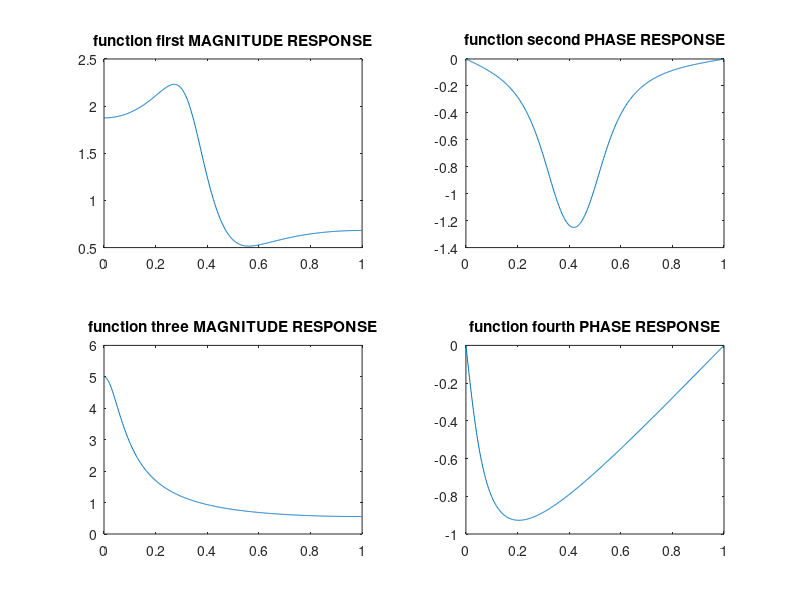

MATLAB code to generate this figure:
b=[1 0 0.5];
a=[1 -0.7 0.5];
[h,ph]=freqz(b,a) %return phase value and magnitude
subplot(2,2,1);
plot(ph/pi,abs(h))
title('function first MAGNITUDE RESPONSE');

subplot(2,2,2);
plot(ph/pi,angle(h))
title('function second PHASE RESPONSE');

b=[1 0];
a=[1 -0.8];
[h,ph]=freqz(b,a)
subplot(2,2,3);
plot(ph/pi,abs(h))
title('function three MAGNITUDE RESPONSE');

subplot(2,2,4);
plot(ph/pi,angle(h))
title('function fourth PHASE RESPONSE');


